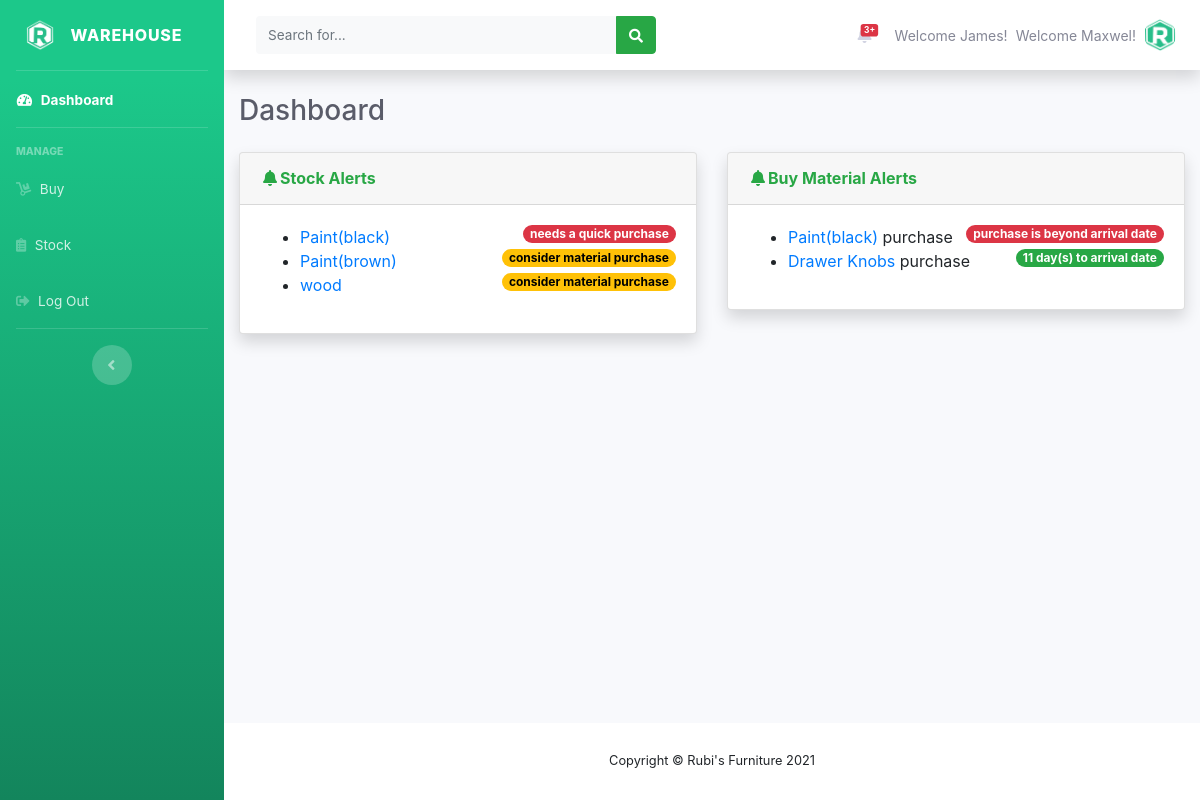
The app's page /warehouse-managers/index.php (signed in), older data.
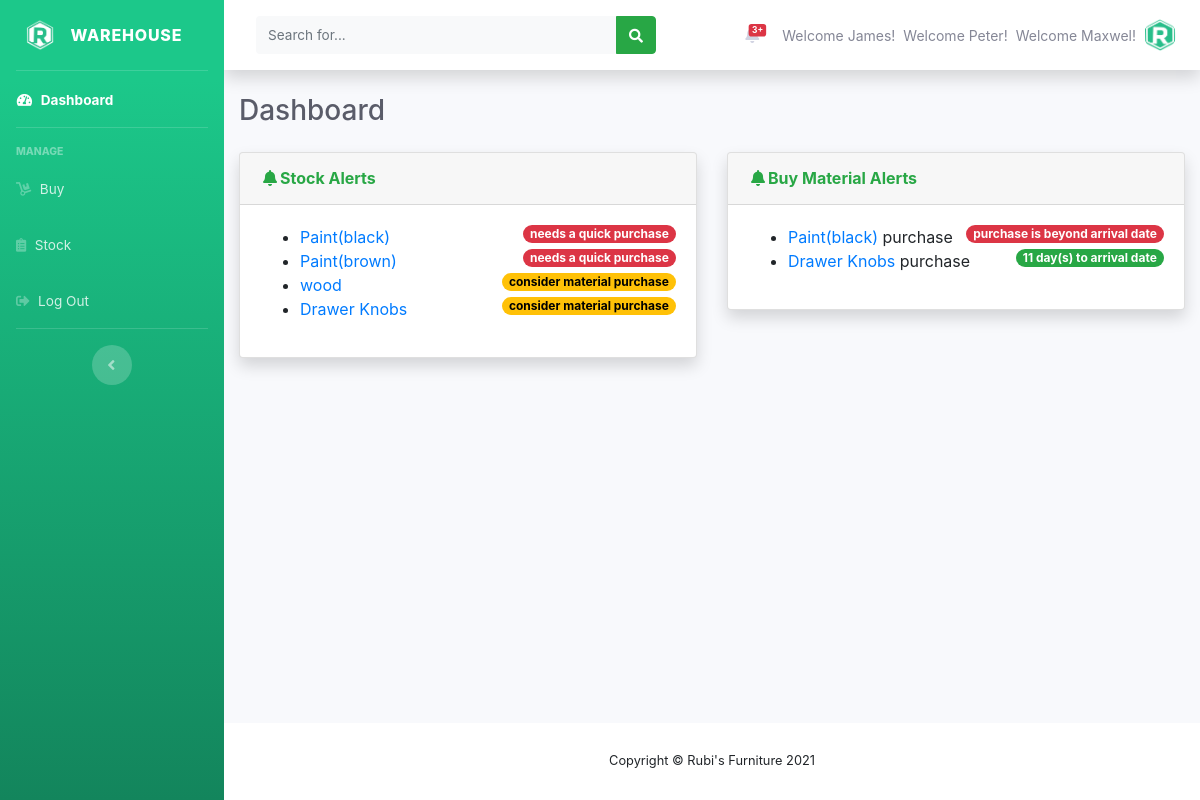
The same page, newer data.
### tables this page shows
CREATE TABLE IF NOT EXISTS `users` (
  `user_id` int(11) NOT NULL AUTO_INCREMENT,
  `full_name` varchar(150) NOT NULL,
  `user_name` varchar(120) NOT NULL,
  `user_password` varchar(250) NOT NULL,
  `email` varchar(120) NOT NULL,
  `role` int(10) NOT NULL,
  `user_status` int(11) NOT NULL DEFAULT '0',
  `date_created` timestamp NOT NULL DEFAULT CURRENT_TIMESTAMP,
  PRIMARY KEY (`user_id`),
  KEY `role` (`role`)
);

CREATE TABLE IF NOT EXISTS `tbl_stock_material` (
  `id` int(11) NOT NULL AUTO_INCREMENT,
  `material_name` int(11) NOT NULL,
  `material_category` int(11) NOT NULL,
  `material_supplier` int(11) NOT NULL,
  `in_stock` int(11) NOT NULL,
  `m_expected_items` int(10) NOT NULL,
  `m_expected_date` varchar(150) NOT NULL DEFAULT '0',
  PRIMARY KEY (`id`),
  KEY `item_name` (`material_name`)
);

CREATE TABLE IF NOT EXISTS `tbl_materials` (
  `id` int(11) NOT NULL AUTO_INCREMENT,
  `material_name` varchar(150) NOT NULL,
  `material_code` varchar(150) NOT NULL,
  `category` int(11) NOT NULL,
  `default_supplier` int(11) NOT NULL,
  `purchase_price` float NOT NULL,
  `date_created` timestamp NOT NULL DEFAULT CURRENT_TIMESTAMP,
  PRIMARY KEY (`id`)
);

CREATE TABLE IF NOT EXISTS `tbl_buy_materials` (
  `id` int(11) NOT NULL AUTO_INCREMENT,
  `material_id` int(11) NOT NULL,
  `buy_quantity` int(11) NOT NULL,
  `arrival_date` date NOT NULL,
  `status` int(11) NOT NULL DEFAULT '0',
  PRIMARY KEY (`id`)
);

### warehouse-managers/index.php (the view, shortened to what the changed rows need)
<?php
include('../includes/config.php');
if (empty($_SESSION['user_id'])){
  header('Location: ../index.php');
}
else{
  include('includes/header.php');
  include('includes/topbar.php');
  ?>
  <div class="container-fluid">
    <div class="d-sm-flex align-items-center justify-content-between mb-4">
      <h1 class="h3 mb-0 text-gray-800">Dashboard</h1>
    </div>
    <div class="row">
              <div class="col-xl-6 col-lg-6">
                <div class="card shadow mb-4">
                <div class="card-body">
                  <ul>
                    <?php
                    $sql = "SELECT tbl_stock_material.*, tbl_materials.material_name FROM tbl_stock_material INNER JOIN tbl_materials on tbl_stock_material.material_name = tbl_materials.id where in_stock < 5";
                    $query = $dbconn -> prepare($sql);
                    $query->execute();
                    $results=$query->fetchAll(PDO::FETCH_OBJ);
                    if($results){
                      foreach ($results as $result) {
                        if($result->in_stock < 3){?>
                          <li><a href="stockmaterials.php"><?php echo htmlentities($result->material_name); ?></a> <span class="badge badge-pill badge-danger float-right"><?php echo ("needs a quick purchase");?></span></li>
                          <?php }
                          else{ ?>
                            <li><a href="stockmaterials.php"><?php echo htmlentities($result->material_name); ?></a> <span style="color: #000" class="badge b badge-pill badge-warning float-right"><?php echo ("consider material purchase");?></span></li>
                        <?php  }  }
                      }?>
                    </ul>
                  </div>
                </div>
              </div>
              <div class="col-xl-6 col-lg-6">
                <div class="card shadow mb-4">
                <div class="card-body">
                  <ul>
                    <?php
                    $sql = "SELECT tbl_buy_materials.*, tbl_materials.material_name, tbl_materials.default_supplier FROM tbl_buy_materials INNER JOIN tbl_materials on tbl_buy_materials.material_id = tbl_materials.id where status = 0";
                    $query = $dbconn -> prepare($sql);
                    $query->execute();
                    $results=$query->fetchAll(PDO::FETCH_OBJ);
                    if($results){
                      foreach ($results as $result) {?>
                        <?php
                        $datetime1 = strtotime($result->arrival_date);
                        $datetime2 = strtotime(date("Y-m-d"));
                        $secs = $datetime1 - $datetime2;
                        $days = $secs / 86400;
                        if($days == 0){ ?>
                          <li><a href="buymaterials.php"><?php echo htmlentities($result->material_name); ?></a> purchase <div class="float-right"><span class="badge badge-pill badge-danger"><?php echo ("arrival date is today!");?> </span> contact supplier at
                            <?php
                            $supplier = $result->default_supplier;
                            $sql = "SELECT supplier_email FROM tbl_suppliers WHERE id = :supplier";
                            $query = $dbconn -> prepare($sql);
                            $query->bindParam(':supplier',$supplier, PDO::PARAM_INT);
                            $query->execute();
                            $results=$query->fetchAll(PDO::FETCH_OBJ);
                            if($results){
                              foreach ($results as $result) {?>
                                <a href="mailto:<?php echo$result->supplier_email; ?>"> <?php echo ($result->supplier_email); ?></a>
                            <?php  }
                            }?>
                          </div></li>
                        <?php }
                        else if($days > 0 AND $days <= 2){?>
                          <li><a href="buymaterials.php"><?php echo htmlentities($result->material_name); ?></a> purchase <span class="badge badge-pill badge-warning float-right"><?php echo ($days."  day(s) to arrival date");?></span></li>
                        <?php }
                        else if($days > 2){?>
                          <li> <a href="buymaterials.php"><?php echo htmlentities($result->material_name); ?></a> purchase <span class="badge badge-pill badge-success float-right"><?php echo ($days."  day(s) to arrival date");?></span></li>
                        <?php }
                        else { ?>
                          <li><a href="buymaterials.php"><?php echo htmlentities($result->material_name); ?></a> purchase<span class="badge badge-pill badge-danger float-right"><?php echo ("purchase is beyond arrival date");?></span></li>
                        <?php    }
                      }} ?>
                    </ul>
                  </div>
                </div>
              </div>
            </div>
          </div>
        </div>
        <?php
        include('includes/footer.php');
      }?>

### warehouse-managers/includes/topbar.php (shortened to what the changed rows need)
<div id="content-wrapper" class="d-flex flex-column">
  <div id="content">
    <nav class="navbar navbar-expand navbar-light bg-white topbar mb-4 static-top shadow">
    <ul class="navbar-nav ml-auto">
<li class="nav-item dropdown no-arrow">
  <a class="nav-link dropdown-toggle" href="#" id="userDropdown" role="button"
  data-toggle="dropdown" aria-haspopup="true" aria-expanded="false">
  <?php
  $staff_role = $_SESSION['user_id'];
  $sql = "SELECT user_name FROM users WHERE role = :staff_role";
  $querry=$dbconn->prepare($sql);
	$querry->bindParam(':staff_role', $staff_role, PDO::PARAM_INT);
	$querry->execute();
	$rows = $querry->fetchAll(PDO::FETCH_ASSOC);
	$count = $querry->rowCount();
	if($count > 0)
	{
		foreach($rows as $row) {?>
      <span class="mr-2 d-none d-lg-inline text-gray-600 small"><?php echo htmlentities('Welcome'."  ".$row['user_name'].'!') ?></span>
    <?php }
  }?>
  <img class="img-profile rounded-circle"
  src="../assets/img/logo/rubi_icon.png">
</a>
</li>
</ul>
</nav>

Row changes from the older to the newer data that the page shows:
now on this page (row edited): users: user_name "Welcome Peter!"
changed tbl_stock_material "Paint(brown)": in_stock "consider material purchase" → "needs a quick purchase"
now on this page (row edited): tbl_stock_material: tbl_materials.material_name "Drawer Knobs"
